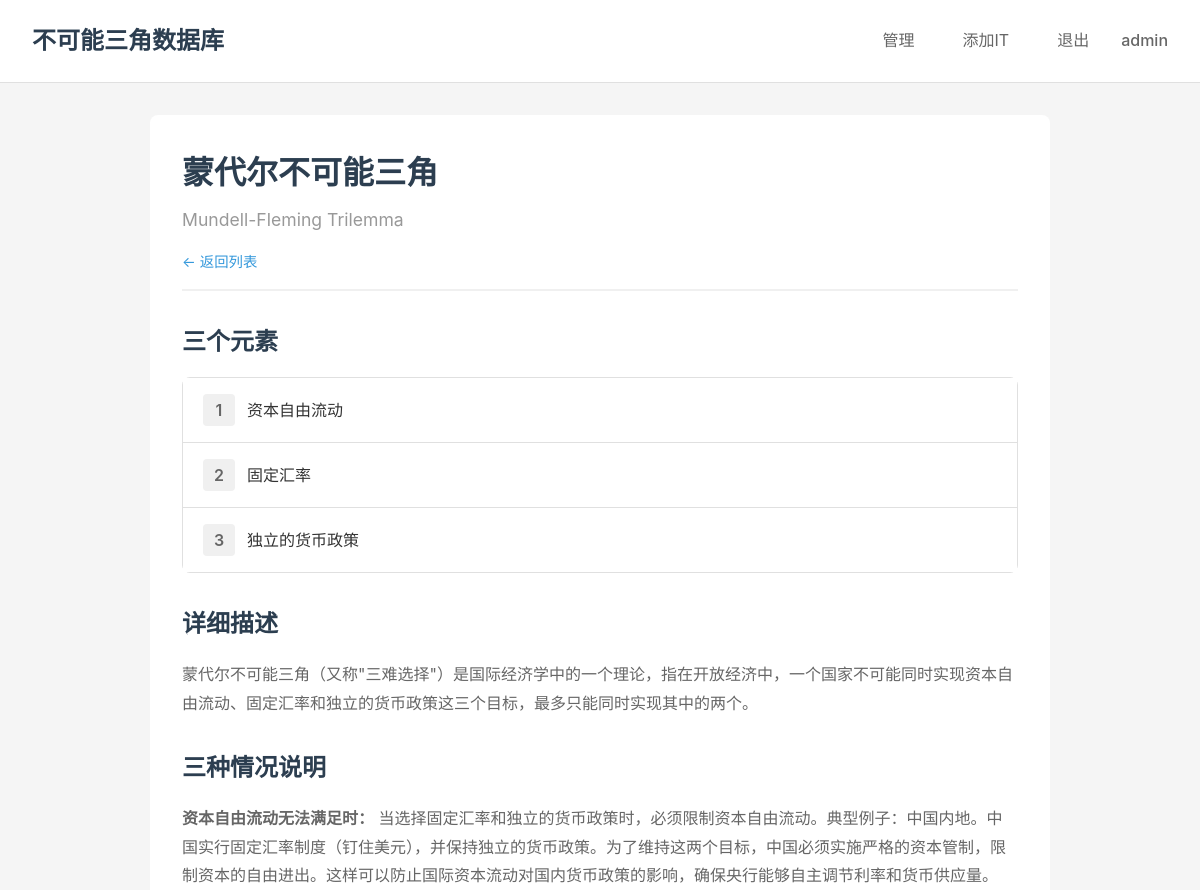
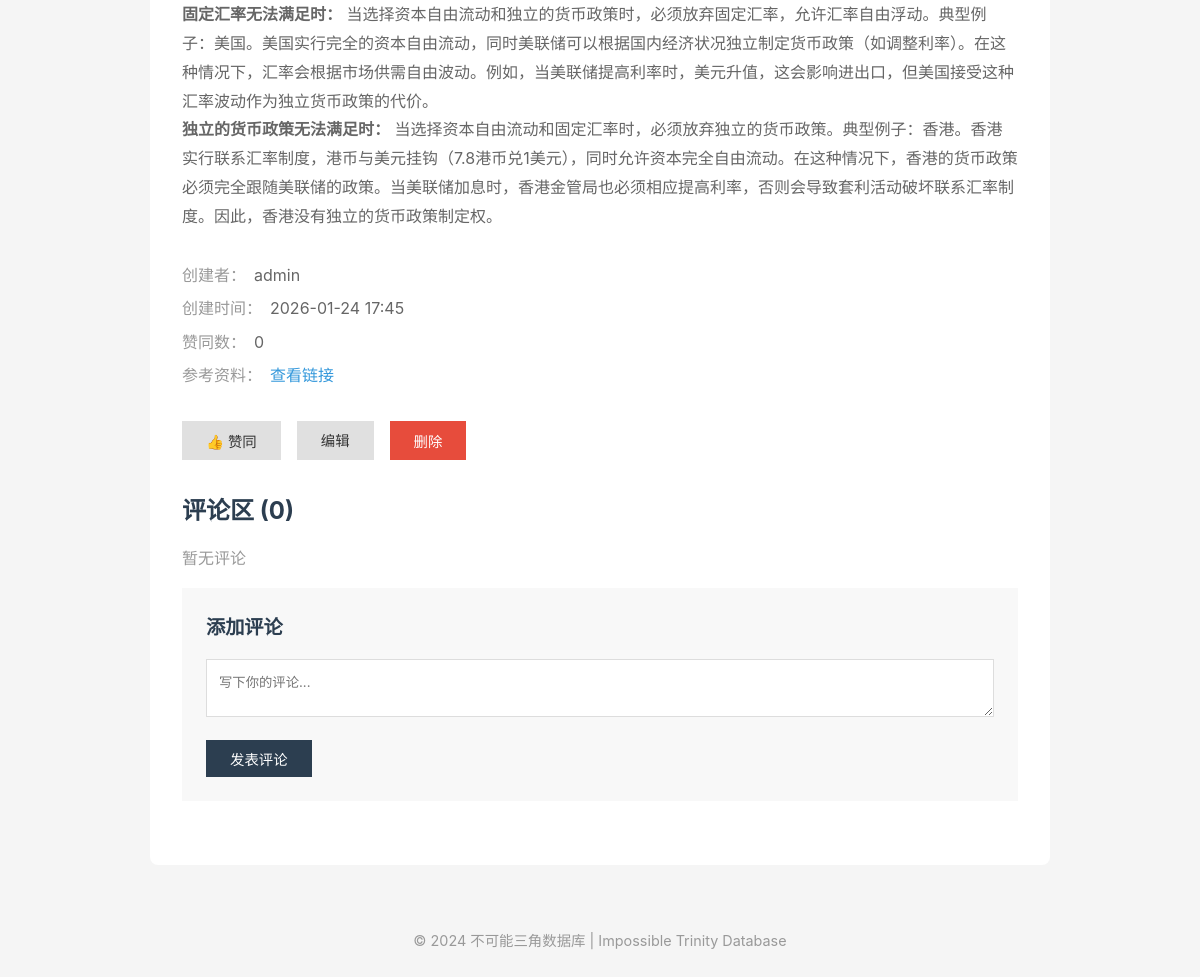
Page /detail/1 (signed in) on the committed database (2 pictures, top to bottom).
### models.py (models this page shows)
class User(UserMixin, db.Model):
    id = db.Column(db.Integer, primary_key=True)
    username = db.Column(db.String(80), unique=True, nullable=False)
    password_hash = db.Column(db.String(128), nullable=False)
    is_admin = db.Column(db.Boolean, default=False)
    created_at = db.Column(db.DateTime, default=datetime.utcnow)
    created_its = db.relationship('ImpossibleTrinity', backref='creator', lazy=True)
    comments = db.relationship('Comment', backref='author', lazy=True)

class ImpossibleTrinity(db.Model):
    id = db.Column(db.Integer, primary_key=True)
    name = db.Column(db.String(200), nullable=False)
    name_en = db.Column(db.String(200), default='Impossible Trinity')
    field = db.Column(db.String(100), nullable=False)
    element1 = db.Column(db.String(100), nullable=False)
    element2 = db.Column(db.String(100), nullable=False)
    element3 = db.Column(db.String(100), nullable=False)
    description = db.Column(db.Text, nullable=False)
    created_at = db.Column(db.DateTime, default=datetime.utcnow)
    agree_count = db.Column(db.Integer, default=0)
    hyperlink = db.Column(db.String(500))
    feature_image_url = db.Column(db.String(500))
    element1_image_url = db.Column(db.String(500))
    element2_image_url = db.Column(db.String(500))
    element3_image_url = db.Column(db.String(500))
    updated_at = db.Column(db.DateTime, default=datetime.utcnow, onupdate=datetime.utcnow)
    element1_sacrifice_explanation = db.Column(db.Text)
    element2_sacrifice_explanation = db.Column(db.Text)
    element3_sacrifice_explanation = db.Column(db.Text)
    creator_id = db.Column(db.Integer, db.ForeignKey('user.id'), nullable=False)
    comments = db.relationship('Comment', backref='it', lazy=True, cascade='all, delete-orphan')

### app.py (the view)
@app.route('/detail/<int:id>')
def detail(id):
    it = ImpossibleTrinity.query.get_or_404(id)
    return render_template('detail.html', it=it)

### app.py (called while the page is built)
@login_manager.user_loader
def load_user(user_id):
    return User.query.get(int(user_id))

@app.context_processor
def inject_user():
    return dict(current_user=current_user)

### templates/detail.html (shortened to what this page needs)
{% extends "base.html" %}
{% block content %}
<div class="detail-page">
    <div class="detail-body">
        <div class="detail-header">
            <h1 class="detail-title">{{ it.name }}</h1>
            <p class="detail-subtitle">{{ it.name_en }}</p>
            <a href="{{ url_for('index') }}" class="back-link">← 返回列表</a>
        </div>
        <div class="elements-section">
            <h2>三个元素</h2>
            <div class="elements-grid">
                {% if it.element1_image_url %}
                    <div class="element-item">
                        <img src="{{ it.element1_image_url }}" alt="元素1" class="element-image" onerror="this.style.display='none'">
                        <div class="element-content">
                            <span class="element-number">1</span>
                            <p class="element-text">{{ it.element1 }}</p>
                        </div>
                    </div>
                {% else %}
                    <div class="element-item">
                        <div class="element-content">
                            <span class="element-number">1</span>
                            <p class="element-text">{{ it.element1 }}</p>
                        </div>
                    </div>
                {% endif %}
                {% if it.element2_image_url %}
                    <div class="element-item">
                        <img src="{{ it.element2_image_url }}" alt="元素2" class="element-image" onerror="this.style.display='none'">
                        <div class="element-content">
                            <span class="element-number">2</span>
                            <p class="element-text">{{ it.element2 }}</p>
                        </div>
                    </div>
                {% else %}
                    <div class="element-item">
                        <div class="element-content">
                            <span class="element-number">2</span>
                            <p class="element-text">{{ it.element2 }}</p>
                        </div>
                    </div>
                {% endif %}
                {% if it.element3_image_url %}
                    <div class="element-item">
                        <img src="{{ it.element3_image_url }}" alt="元素3" class="element-image" onerror="this.style.display='none'">
                        <div class="element-content">
                            <span class="element-number">3</span>
                            <p class="element-text">{{ it.element3 }}</p>
                        </div>
                    </div>
                {% else %}
                    <div class="element-item">
                        <div class="element-content">
                            <span class="element-number">3</span>
                            <p class="element-text">{{ it.element3 }}</p>
                        </div>
                    </div>
                {% endif %}
            </div>
        </div>
        <div class="description-section">
            <h2>详细描述</h2>
            <p class="description-text">{{ it.description }}</p>
        </div>
        <div class="description-section">
            <h2>三种情况说明</h2>
            <p class="description-text">
                <strong>{{ it.element1 }}无法满足时：</strong>
                {{ it.element1_sacrifice_explanation or '暂无说明' }}
            </p>
            <p class="description-text">
                <strong>{{ it.element2 }}无法满足时：</strong>
                {{ it.element2_sacrifice_explanation or '暂无说明' }}
            </p>
            <p class="description-text">
                <strong>{{ it.element3 }}无法满足时：</strong>
                {{ it.element3_sacrifice_explanation or '暂无说明' }}
            </p>
        </div>
        <div class="meta-section">
            <div class="meta-item">
                <span class="meta-label">创建者：</span>
                <span class="meta-value">{{ it.creator.username }}</span>
            </div>
            <div class="meta-item">
                <span class="meta-label">创建时间：</span>
                <span class="meta-value">{{ it.created_at.strftime('%Y-%m-%d %H:%M') }}</span>
            </div>
            <div class="meta-item">
                <span class="meta-label">赞同数：</span>
                <span class="meta-value">{{ it.agree_count }}</span>
            </div>
            {% if it.hyperlink %}
                <div class="meta-item">
                    <span class="meta-label">参考资料：</span>
                    <a href="{{ it.hyperlink }}" target="_blank" class="meta-link">查看链接</a>
                </div>
            {% endif %}
        </div>
        {% if current_user.is_authenticated %}
            <div class="actions-section">
                <button class="btn btn-secondary" onclick="agreeIT({{ it.id }})">👍 赞同</button>
                {% if it.creator_id == current_user.id or current_user.is_admin %}
                    <a href="{{ url_for('edit_it', id=it.id) }}" class="btn btn-secondary">编辑</a>
                    <button class="btn btn-danger" onclick="confirmDelete({{ it.id }})">删除</button>
                {% endif %}
            </div>
        {% endif %}
        <div class="comments-section">
            <h2>评论区 ({{ it.comments|length }})</h2>
            {% if it.comments %}
                <div class="comments-list">
                    {% for comment in it.comments %}
                        <div class="comment-item">
                            <div class="comment-header">
                                <span class="comment-author">{{ comment.author.username }}</span>
                                <span class="comment-time">{{ comment.created_at.strftime('%Y-%m-%d %H:%M') }}</span>
                                {% if current_user.is_authenticated and current_user.is_admin %}
                                    <form action="{{ url_for('delete_comment', id=comment.id) }}" method="POST" class="inline-form">
                                        <button type="submit" class="btn-small btn-delete" onclick="return confirm('确定删除此评论？')">删除</button>
                                    </form>
                                {% endif %}
                            </div>
                            <p class="comment-content">{{ comment.content }}</p>
                        </div>
                    {% endfor %}
                </div>
            {% else %}
                <p class="no-comments">暂无评论</p>
            {% endif %}
            {% if current_user.is_authenticated %}
                <div class="comment-form">
                    <h3>添加评论</h3>
                    <form action="{{ url_for('add_comment', id=it.id) }}" method="POST">
                        <textarea name="content" placeholder="写下你的评论..." required></textarea>
                        <button type="submit" class="btn btn-primary">发表评论</button>
                    </form>
                </div>
            {% else %}
                <div class="comment-prompt">
                    <a href="{{ url_for('login') }}" class="btn btn-secondary">登录后评论</a>
                </div>
            {% endif %}
        </div>
    </div>
</div>
{% endblock %}

### templates/base.html (shortened to what this page needs)
<!DOCTYPE html>
<html lang="zh-CN">
<head>
    <link rel="stylesheet" href="{{ url_for('static', filename='css/style.css') }}">
</head>
<body>
    <header class="main-header">
        <div class="header-content">
            <div class="header-info">
                <a href="{{ url_for('index') }}" class="site-title">不可能三角数据库</a>
            </div>
            <nav class="main-nav">
                {% if current_user.is_authenticated %}
                    <a href="{{ url_for('dashboard') }}" class="nav-link">管理</a>
                    <a href="{{ url_for('add_it') }}" class="nav-link">添加IT</a>
                    <a href="{{ url_for('logout') }}" class="nav-link">退出</a>
                    <span class="user-info">{{ current_user.username }}</span>
                {% else %}
                    <a href="{{ url_for('login') }}" class="nav-link">登录</a>
                    <a href="{{ url_for('register') }}" class="nav-link">注册</a>
                {% endif %}
            </nav>
        </div>
    </header>
    <main class="main-content">
        {% block content %}{% endblock %}
    </main>
    <footer class="main-footer">
        <p>&copy; 2024 不可能三角数据库 | Impossible Trinity Database</p>
    </footer>
</body>
</html>

### static/css/style.css (style rules this page uses)
* { margin: 0; padding: 0; box-sizing: border-box; }
body { font-family: -apple-system, BlinkMacSystemFont, "Segoe UI", Roboto, "Helvetica Neue", Arial, sans-serif; line-height: 1.6; color: #333; background: #f5f5f5; }
.main-header { background: #fff; padding: 1.25rem 2rem; border-bottom: 1px solid #e0e0e0; }
.header-content { display: flex; align-items: center; justify-content: space-between; gap: 1.5rem; width: 100%; max-width: 1400px; margin: 0 auto; }
.header-info { display: flex; align-items: center; gap: 1rem; flex-wrap: wrap; }
.header-info .site-title { font-size: 1.5rem; color: #2c3e50; font-weight: 700; margin: 0; text-decoration: none; cursor: pointer; transition: color 0.2s; }
.detail-header { display: flex; flex-direction: column; gap: 0.5rem; margin-bottom: 2rem; padding-bottom: 1rem; border-bottom: 2px solid #f0f0f0; }
.detail-header .detail-title { font-size: 2rem; color: #2c3e50; font-weight: 700; margin: 0; }
.detail-header .detail-subtitle { color: #999; font-size: 1.1rem; margin: 0; }
.detail-header .back-link { color: #3498db; text-decoration: none; font-size: 0.9rem; display: inline-flex; align-items: center; align-self: flex-start; margin-top: 0.5rem; }
.main-nav { display: flex; align-items: center; gap: 1rem; margin-left: auto; }
.nav-link { color: #666; text-decoration: none; padding: 0.5rem 1rem; transition: color 0.2s; }
.user-info { color: #666; font-weight: 500; }
.main-content { max-width: 1400px; margin: 0 auto; padding: 2rem; min-height: calc(100vh - 200px); }
.btn { display: inline-block; padding: 0.5rem 1.5rem; text-decoration: none; cursor: pointer; transition: all 0.2s; font-size: 0.9rem; border: none; }
.btn-primary { background: #2c3e50; color: #fff; }
.btn-secondary { background: #e0e0e0; color: #333; }
.btn-danger { background: #e74c3c; color: #fff; }
.detail-page { max-width: 900px; margin: 0 auto; }
.detail-body { background: #fff; padding: 2rem; border-radius: 8px; }
.description-section, .elements-section, .meta-section, .actions-section, .comments-section { margin-bottom: 2rem; }
.description-section h2, .elements-section h2, .comments-section h2 { font-size: 1.5rem; color: #2c3e50; margin-bottom: 1rem; }
.description-text { color: #666; line-height: 1.8; }
.elements-grid { display: flex; flex-direction: column; gap: 0; border: 1px solid #e0e0e0; border-radius: 8px; overflow: visible; }
.element-item { display: flex; align-items: center; gap: 1rem; padding: 1rem 1.25rem; border-bottom: 1px solid #e0e0e0; background: #fff; }
.element-item:last-child { border-bottom: none; }
.element-content { display: flex; align-items: center; gap: 0.75rem; flex: 1; }
.element-number { display: inline-flex; align-items: center; justify-content: center; width: 32px; height: 32px; min-width: 32px; font-size: 1rem; font-weight: 600; color: #666; background: #f0f0f0; border-radius: 4px; }
.element-text { font-size: 1rem; font-weight: 500; color: #333; margin: 0; }
.meta-item { display: flex; gap: 0.5rem; margin-bottom: 0.5rem; }
.meta-label { color: #999; font-weight: 500; }
.meta-value { color: #666; }
.meta-link { color: #3498db; text-decoration: none; }
.actions-section { display: flex; gap: 1rem; }
.no-comments { color: #999; margin-bottom: 1rem; }
.comment-form { padding: 1.5rem; background: #f8f8f8; }
.comment-form h3 { font-size: 1.2rem; color: #2c3e50; margin-bottom: 1rem; }
.comment-form textarea { width: 100%; padding: 0.75rem; margin-bottom: 1rem; border: 1px solid #ddd; font-family: inherit; resize: vertical; }
.main-footer { text-align: center; padding: 2rem; color: #999; font-size: 0.9rem; }

### rows in the picture
User: username "admin", creator.username "admin"
ImpossibleTrinity: name "蒙代尔不可能三角", name_en "Mundell-Fleming Trilemma", element1 "资本自由流动", element2 "固定汇率", element3 "独立的货币政策", description "蒙代尔不可能三角（又称\"三难选择\"）是国际经济学中的一个理论，指在开放经济中，一个国家不可能同时实现资本自由流动、固定汇率和独立的货币政策这三个目标，最多只能同时实现其中的两个。", element1_sacrifice_explanation "当选择固定汇率和独立的货币政策时，必须限制资本自由流动。典型例子：中国内地。中国实行固定汇率制度（钉住美元），并保持独立的货币政策。为了维持这两个目标，中国必须实施严格的资本管制，限制资本的自由进出。这样可以防止国际资本流动对国内货币政策的影响，确保央行能够自主调节利率和货币供应量。", element2_sacrifice_explanation "当选择资本自由流动和独立的货币政策时，必须放弃固定汇率，允许汇率自由浮动。典型例子：美国。美国实行完全的资本自由流动，同时美联储可以根据国内经济状况独立制定货币政策（如调整利率）。在这种情况下，汇率会根据市场供需自由波动。例如，当美联储提高利率时，美元升值，这会影响进出口，但美国接受这种汇率波动作为独立货币政策的代价。", element3_sacrifice_explanation "当选择资本自由流动和固定汇率时，必须放弃独立的货币政策。典型例子：香港。香港实行联系汇率制度，港币与美元挂钩（7.8港币兑1美元），同时允许资本完全自由流动。在这种情况下，香港的货币政策必须完全跟随美联储的政策。当美联储加息时，香港金管局也必须相应提高利率，否则会导致套利活动破坏联系汇率制度。因此，香港没有独立的货币政策制定权。", created_at "2026-01-24 17:45", agree_count "0"

### other values in the picture
{{ it.comments|length }} "0"
